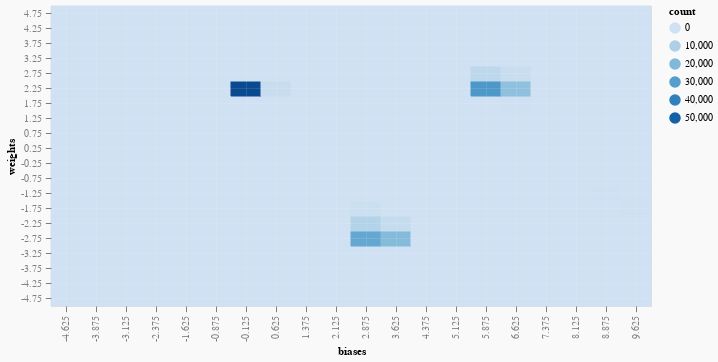

Notebook code for this chart:
### Markdown cell above
Pretty neat! We can still see the three steps.
Still, we get a reasonable approximation of our sine wave.

What if, instead of visualising the data distribution, we observed the distribution of neural networks themselves?
That is, the distributions of weights and biases.

### Code cell
ws = mconcat $ toList . weights . fst <$> predicted
bs = mconcat $ toList . biass . fst <$> predicted

hist = histo2D (-5, 20, 10) (-5, 20, 5) (zip bs ws)
cents = Vec.toList $ DH.binsCenters $ DH.bins hist
val = Vec.toList $ DH.histData hist

vlShow $
  plot
    (600, 300)
    (L [imagePlot "biases" "weights" "count"])
    ( Cols
        [ ("biases", VL.Numbers (fst <$> cents)),
          ("weights", VL.Numbers (snd <$> cents)),
          ("count", VL.Numbers val)]
    )

### Figure 1 — Vega-Lite specification as saved in the notebook (floating-point values rounded to 4 significant figures; data arrays with more than 128 entries replaced by an {"elided": "..."} marker saying what was removed)
{"$schema": "https://vega.github.io/schema/vega-lite/v3.json", "background": "#f9f9f9", "config": {"axis": {"domain": false, "grid": true, "gridColor": "#FFFFFF", "labelColor": "#7F7F7F", "labelPadding": 4, "tickColor": "#7F7F7F", "tickSize": 5.67}}, "data": {"values": {"elided": "400 records"}}, "description": "Plot", "height": 300, "layer": [{"encoding": {"fill": {"field": "count", "scale": {"scheme": {"extent": [0, 1], "name": "blues"}}, "type": "quantitative"}, "stroke": {"field": "count", "legend": {"type": "gradient"}, "scale": {"scheme": {"extent": [0, 1], "name": "blues"}}, "type": "quantitative"}, "x": {"axis": {"gridOpacity": 0.1}, "field": "biases", "type": "nominal"}, "y": {"axis": {"gridOpacity": 0.1}, "field": "weights", "sort": "descending", "type": "nominal"}}, "mark": "rect"}], "width": 600}
